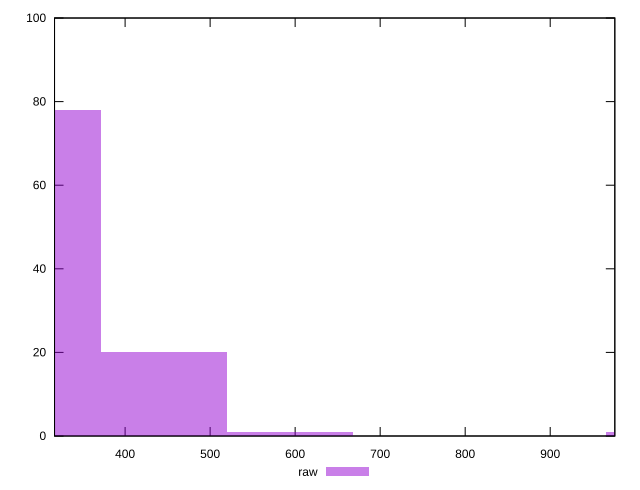

Write gnuplot code to recreate this figure.
reset

$raw <<EOF
1039.5193956556182 1
445.5083124238363 20
297.0055416158909 78
594.0110832317818 1
EOF

set key outside below
set boxwidth 148.50277080794544
set xrange [317:976]
set yrange [0:100]
set trange [0:100]
set style fill transparent solid 0.5 noborder
set terminal svg size 640, 490 enhanced background rgb 'white'
set output "report_00019_2021-02-10T18-14-37.922Z//render-blocking-resources/samples/pages+cached+noadtech/raw/histogram.svg"

plot $raw title "raw" with boxes

reset
